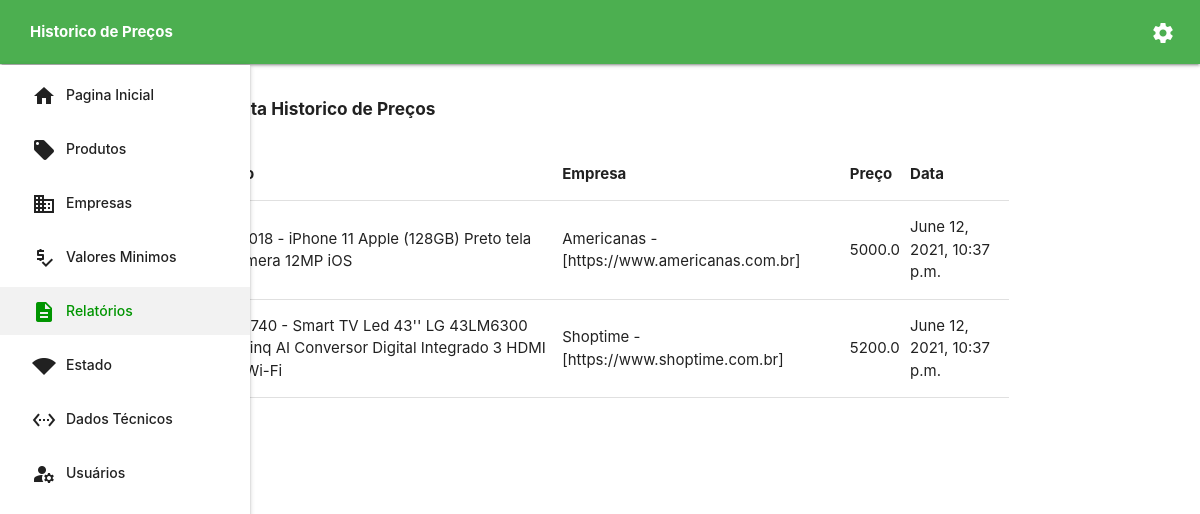
The app's page /dashboard/price-history, older data.
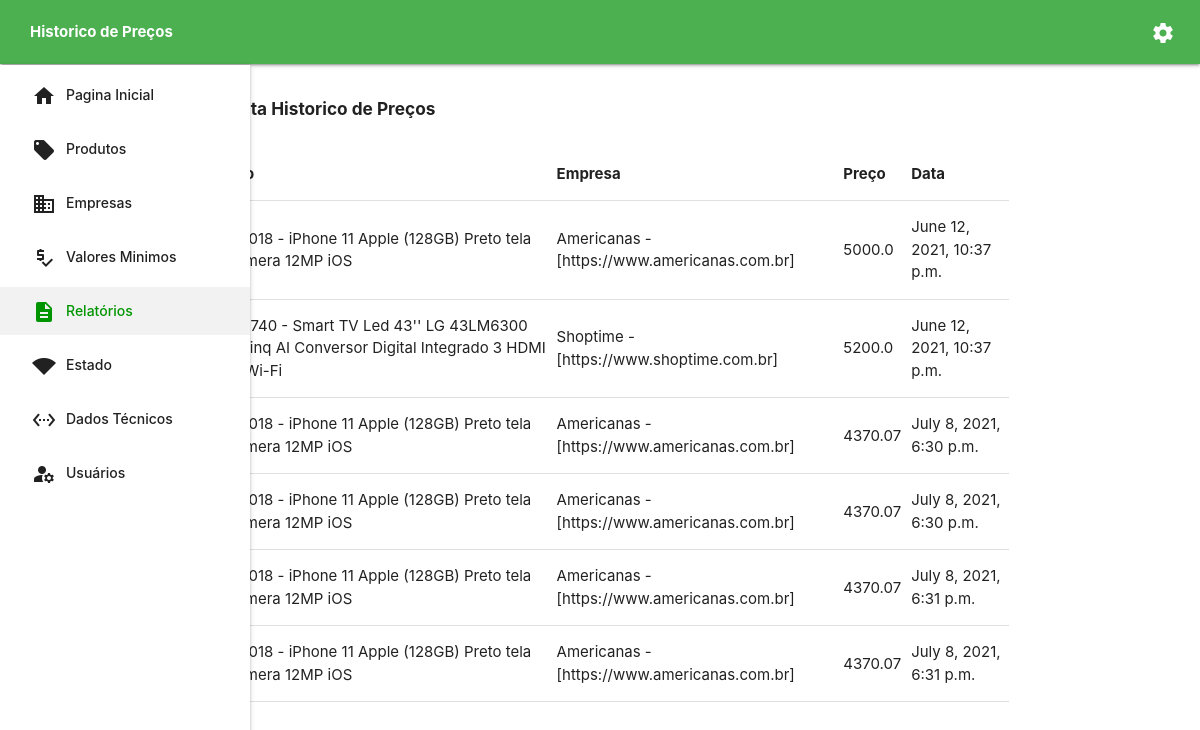
The same page, newer data.
### pages/models.py (models this page shows, shortened)
class ProductPriceHistory(models.Model):
    product = models.ForeignKey(Product, on_delete=models.PROTECT)
    company = models.ForeignKey(Company, on_delete=models.PROTECT)
    price = models.FloatField()
    date = models.DateTimeField(default=datetime.datetime.now(tz=timezone.utc))
    class Meta:
        verbose_name = "Histórico de Preço"
        verbose_name_plural = "Históricos de Preços"

class Product(models.Model):
    code = models.CharField(max_length=300, verbose_name="Código")
    description = models.CharField(max_length=400, verbose_name="Descrição")
    url = models.URLField(default="")
    date = models.DateTimeField(default=datetime.date.today)
    def __str__(self):
        return f'{self.code} - {self.description}'
    class Meta:
        verbose_name = "Produto"
        verbose_name_plural = "Produtos"

class Company(models.Model):
    description = models.CharField(max_length=300, verbose_name="Descrição")
    date = models.DateTimeField(default=datetime.date.today)
    web_site = models.CharField(max_length=300, default="")
    def __str__(self):
        return f"{self.description} - [{self.web_site}]"
    class Meta:
        verbose_name = "Empresa"
        verbose_name_plural = "Empresas"

### pages/views.py (the view)
# urls.py: path('dashboard/price-history', ReportProductPriceHistory.as_view(), name='price-history'),
class ReportProductPriceHistory(TemplateView):
    model = ProductPriceHistory
    template_name = 'pages/dashboard/report/product-history.html'
    def get_context_data(self, **kwargs):
        context = super().get_context_data(**kwargs)
        context['price_history'] = ProductPriceHistory.objects.all()
        return context

### templates/pages/dashboard/report/product-history.html (shortened to what this page needs)
{% extends 'base/base.html' %}
{% load static %}
{% load i18n %}
{% load crispy_forms_tags %}
{% block dash-title %}
    <b>{% trans 'Historico de Preços' %}</b>
{% endblock %}
{% block content %}
    <div class="row">
        <div class="col s12">
            <h6><b>{% trans 'Consulta Historico de Preços' %}</b></h6>
            <br>
            <table class="responsive-table">
                <thead>
                <tr>
                    <th>{% trans 'Produto' %}</th>
                    <th>{% trans 'Empresa' %}</th>
                    <th>{% trans 'Preço' %}</th>
                    <th>{% trans 'Data' %}</th>
                </tr>
                </thead>
                {% for price in price_history %}
                    <tbody>
                    <tr>
                        <td>{{ price.product }}</td>
                        <td>{{ price.company }}</td>
                        <td>{{ price.price }}</td>
                        <td>{{ price.date }}</td>
                    </tr>
                    </tbody>
                {% empty %}
                    <tbody>
                    <tr>
                        <td colspan="6">{% trans 'Nenhum registro cadastrado!' %}</td>
                    </tr>
                    </tbody>
                {% endfor %}
            </table>
        </div>
    </div>
{% endblock %}

### templates/base/base.html (shortened to what this page needs)
{% load i18n %}
<!DOCTYPE html>
<html lang="en" id="html-page">
<head>
    <link rel="stylesheet" href="https://cdnjs.cloudflare.com/ajax/libs/materialize/1.0.0/css/materialize.min.css">
    {% block nav-bar %}
        <div>
            <nav>
                <div id="nav-bar-custom" class="navbar-fixed green">
                    <ul id="nav-mobile" class="right hide-on-med-and-down">
                        <li><a href="{% url 'dashboard-main' %}"><span class="material-icons">settings</span></a></li>
                    </ul>
                    <div id="dashboard-title" style="margin-left: 30px;">
                        {% block dash-title %}{% endblock %}
                    </div>
                </div>
            </nav>
        </div>
        <ul id="slide-out" class="sidenav sidenav-fixed">
            <li class="custom-li" id="main-url-custom"><a href="{% url 'dashboard-main' %}"><span
                    class="material-icons">home</span>{% trans 'Pagina Inicial' %}</a></li>
            <li class="custom-li" id="product-url-custom"><a href="{% url 'manage-product' %}"><span
                    class="material-icons">local_offer</span>{% trans 'Produtos' %}</a></li>
            <li class="custom-li" id="company-url-custom"><a href="{% url 'manage-company' %}"><span
                    class="material-icons">business</span>{% trans 'Empresas' %}
            </a></li>
            <li class="custom-li" id="price-url-custom"><a href="{% url 'manage-min-price' %}"><span
                    class="material-icons">price_check</span>{% trans 'Valores Minimos' %}</a></li>
            <li class="custom-li" id="history-url-custom"><a href="{% url 'price-history' %}"><span
                    class="material-icons">description</span>{% trans 'Relatórios' %}
            </a></li>
            <li class="custom-li" id="state-url-custom"><a href="#!"><span
                    class="material-icons">signal_wifi_statusbar_4_bar</span>{% trans 'Estado' %}</a>
            </li>
            <li class="custom-li" id="tech-url-custom"><a href="{% url 'manage-tech' %}"><span
                    class="material-icons">settings_ethernet</span>{% trans 'Dados Técnicos' %}</a></li>
            <li class="custom-li" id="users-url-custom"><a href="#!"><span
                    class="material-icons">manage_accounts</span>{% trans 'Usuários' %}
            </a></li>
        </ul>
        <a href="#" data-target="slide-out" class="sidenav-trigger"><i class="material-icons">menu</i></a>
    {% endblock %}
</head>
<body>
<div class="container">
    {% block content %}
    {% endblock %}
</div>
</body>
</html>

### templates/base/base.html (style rules this page uses)
.custom-li { margin-top: 10px !important; }
#slide-out { margin-top: 65px !important; width: 250px !important; }
.material-icons { vertical-align: middle !important; margin-right: 10px !important; }
.custom-li { margin-top: 6px !important; }

### templates/pages/dashboard/report/product-history.html (style rules this page uses)
#history-url-custom { background-color: rgb(242, 242, 242) !important; }
#history-url-custom a { color: rgb(0, 149, 0) !important; }

Row changes from the older to the newer data that the page shows:
added ProductPriceHistory: product "1611318018 - iPhone 11 Apple (128GB) Preto tela 6,1\" Câmera 12MP iOS", company "Americanas - [https://www.americanas.com.br]", price "4370.07", date "July 8, 2021, 6:30 p.m."
added ProductPriceHistory: product "1611318018 - iPhone 11 Apple (128GB) Preto tela 6,1\" Câmera 12MP iOS", company "Americanas - [https://www.americanas.com.br]", price "4370.07", date "July 8, 2021, 6:30 p.m."
added ProductPriceHistory: product "1611318018 - iPhone 11 Apple (128GB) Preto tela 6,1\" Câmera 12MP iOS", company "Americanas - [https://www.americanas.com.br]", price "4370.07", date "July 8, 2021, 6:31 p.m."
added ProductPriceHistory: product "1611318018 - iPhone 11 Apple (128GB) Preto tela 6,1\" Câmera 12MP iOS", company "Americanas - [https://www.americanas.com.br]", price "4370.07", date "July 8, 2021, 6:31 p.m."
